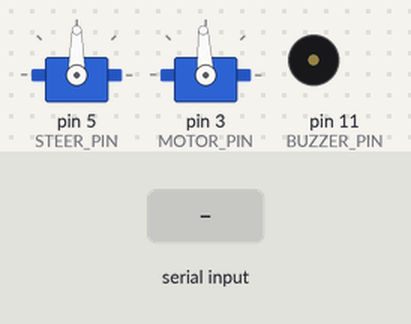
This sketch was run on a simulated Arduino Uno, built with avr-gcc and run on an emulated ATmega328P. On the bench: 2 × servo, buzzer (waves = sounding). The test bench sets the inputs (shaded band). What the sketch prints to the serial monitor is not drawn.

Above: at 2.2 s.
2.3 s: "1" received over Serial
At 3.0 s:
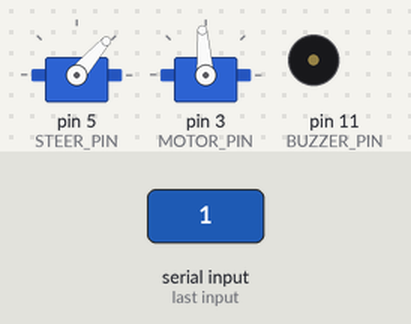
4.7 s: "0" received over Serial
At 6.5 s:
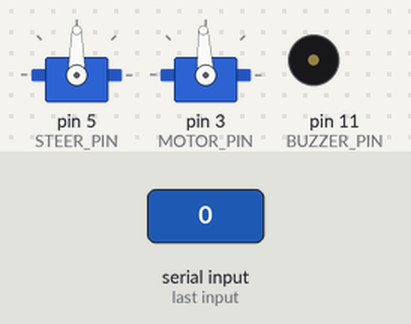
Timing chart, 0 to 8.0 s (numbered marks = the images above; inputs shaded):
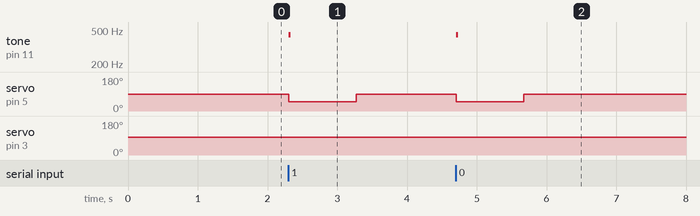

Measured:
- after the input at 2.3 s, tone on pin 11 (BUZZER_PIN): silent → 440 Hz at once, → silent 0.03 s later; servo on pin 5 (STEER_PIN): 90° → 49° at once, → 90° 0.97 s later; servo on pin 3 (MOTOR_PIN): 93° → 94° at once, → 93° 0.97 s later
- after the input at 4.7 s, tone on pin 11 (BUZZER_PIN): silent → 440 Hz at once, → silent 0.03 s later; servo on pin 5 (STEER_PIN): 90° → 48° at once, → 90° 0.97 s later; servo on pin 3 (MOTOR_PIN): 93° → 94° at once, → 93° 0.97 s later

The sketch:

carduino.ino
```cpp
#include <Servo.h>

#define BAUD_RATE 115200
#define HANDSHAKE 0xFF

#define STEER_PIN 5
#define MOTOR_PIN 3
#define BUZZER_PIN 11

#define STEER_ENABLED true
#define MOTOR_ENABLED true
#define HORN_ENABLED true

#define PANIC_INTERVAL 5000

Servo motor_servo;
Servo steer_servo;

struct ControlMessage
{
    // neutral: 90, range: appx 45 to 135 (I'm guessing)
    uint8_t steering;
    // neutral: 0, range: appx -100 to 100
    int8_t throttle;
    // neutral: false
    bool horn;
};

const ControlMessage DEFAULT_CONTROL_MESSAGE = {90, 0, false};

int cyclesSinceLastCommand = 0;
ControlMessage msg = DEFAULT_CONTROL_MESSAGE;

void setup()
{
    // attach servos
    if (STEER_ENABLED)
    {
        steer_servo.attach(STEER_PIN);
    }
    if (MOTOR_ENABLED)
    {
        delay(1000);
        motor_servo.attach(MOTOR_PIN);
        motor_servo.writeMicroseconds(1500);
    }

    // establish serial connection
    Serial.begin(BAUD_RATE);
    Serial.setTimeout(3);
    Serial.write((uint8_t)HANDSHAKE);
}

void loop()
{
    // update controls based on serial input
    if (Serial.available() > 0)
    {
        // receive incoming bytes
        char bytes[3];
        Serial.readBytes(bytes, 3);

        // deconstruct into message
        msg.steering = bytes[0];
        msg.throttle = (int8_t)bytes[1];
        msg.horn = (bool)bytes[2];

        // transmit checksum
        Serial.write(msg.steering + msg.throttle + msg.horn);

        // reset cycles since last command
        cyclesSinceLastCommand = 0;
    }

    // reset controls if "timeout" reached
    if (cyclesSinceLastCommand++ > PANIC_INTERVAL)
    {
        msg = DEFAULT_CONTROL_MESSAGE;
        // reset cycles
        cyclesSinceLastCommand = 0;
    }

    // execute control commands
    if (STEER_ENABLED)
        steer_servo.write(msg.steering);
    if (MOTOR_ENABLED)
        motor_servo.writeMicroseconds(map(msg.throttle, 0, 100, 1500, 1800));
    if (HORN_ENABLED && msg.horn)
    {
        tone(BUZZER_PIN, 440, 30);
        msg.horn = false;
    }
}
```
